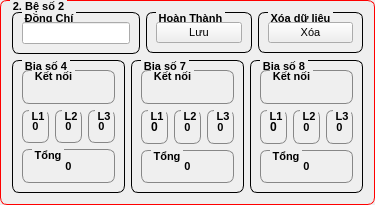
           <widget class="QGroupBox" name="groupBox_97">
            <property name="sizePolicy">
             <sizepolicy hsizetype="Preferred" vsizetype="Preferred">
              <horstretch>0</horstretch>
              <verstretch>0</verstretch>
             </sizepolicy>
            </property>
            <property name="styleSheet">
             <string notr="true">QGroupBox {
    border: 1px solid gray;
    border-radius: 7px;
    margin-top: 0.5em;
	font-size: 8pt ;
    font-weight: bold;
	border-color: rgb(255, 0, 0);
}

QGroupBox::title {
    subcontrol-origin: margin;
    left: 10px;
    padding: 0 0.5px 0 0.5px;
}</string>
            </property>
            <property name="title">
             <string>2. Bệ số 2</string>
            </property>
            <layout class="QVBoxLayout" name="verticalLayout_12">
             <item>
              <layout class="QHBoxLayout" name="horizontalLayout_33">
               <item>
                <widget class="QGroupBox" name="groupBox_181">
                 <property name="sizePolicy">
                  <sizepolicy hsizetype="Preferred" vsizetype="Preferred">
                   <horstretch>0</horstretch>
                   <verstretch>0</verstretch>
                  </sizepolicy>
                 </property>
                 <property name="styleSheet">
                  <string notr="true">QGroupBox {
    border: 1px solid gray;
    border-radius: 7px;
    margin-top: 0.7em;
	font-size: 8pt ;
    font-weight: bold;
	border-color: rgb(0, 0, 0);
}

QGroupBox::title {
    subcontrol-origin: margin;
    left: 10px;
    padding: 0 1px 0 1px;
}</string>
                 </property>
                 <property name="title">
                  <string>Đồng Chí</string>
                 </property>
                 <layout class="QHBoxLayout" name="horizontalLayout_9">
                  <item>
                   <widget class="QLineEdit" name="m_Zone_2_Name">
                    <property name="sizePolicy">
                     <sizepolicy hsizetype="Preferred" vsizetype="Fixed">
                      <horstretch>0</horstretch>
                      <verstretch>0</verstretch>
                     </sizepolicy>
                    </property>
                    <property name="font">
                     <font>
                      <pointsize>8</pointsize>
                     </font>
                    </property>
                   </widget>
                  </item>
                 </layout>
                </widget>
               </item>
               <item>
                <widget class="QGroupBox" name="groupBox_202">
                 <property name="sizePolicy">
                  <sizepolicy hsizetype="Preferred" vsizetype="Fixed">
                   <horstretch>0</horstretch>
                   <verstretch>0</verstretch>
                  </sizepolicy>
                 </property>
                 <property name="styleSheet">
                  <string notr="true">QGroupBox {
    border: 1px solid gray;
    border-radius: 7px;
    margin-top: 0.7em;
	font-size: 8pt ;
    font-weight: bold;
	border-color: rgb(0, 0, 0);
}

QGroupBox::title {
    subcontrol-origin: margin;
    left: 10px;
    padding: 0 1px 0 1px;
}</string>
                 </property>
                 <property name="title">
                  <string>Hoàn Thành</string>
                 </property>
                 <layout class="QHBoxLayout" name="horizontalLayout_34">
                  <item>
                   <widget class="QPushButton" name="m_Zone_2_Add">
                    <property name="font">
                     <font>
                      <pointsize>8</pointsize>
                     </font>
                    </property>
                    <property name="text">
                     <string>Lưu</string>
                    </property>
                    <property name="icon">
                     <iconset resource="icons.qrc">
                      <normaloff>:/icons/24/Add.png</normaloff>:/icons/24/Add.png</iconset>
                    </property>
                    <property name="iconSize">
                     <size>
                      <width>16</width>
                      <height>16</height>
                     </size>
                    </property>
                   </widget>
                  </item>
                 </layout>
                </widget>
               </item>
               <item>
                <widget class="QGroupBox" name="groupBox_247">
                 <property name="sizePolicy">
                  <sizepolicy hsizetype="Preferred" vsizetype="Fixed">
                   <horstretch>0</horstretch>
                   <verstretch>0</verstretch>
                  </sizepolicy>
                 </property>
                 <property name="styleSheet">
                  <string notr="true">QGroupBox {
    border: 1px solid gray;
    border-radius: 7px;
    margin-top: 0.7em;
	font-size: 8pt ;
    font-weight: bold;
	border-color: rgb(0, 0, 0);
}

QGroupBox::title {
    subcontrol-origin: margin;
    left: 10px;
    padding: 0 1px 0 1px;
}</string>
                 </property>
                 <property name="title">
                  <string>Xóa dữ liệu</string>
                 </property>
                 <layout class="QGridLayout" name="gridLayout_263">
                  <item row="0" column="0">
                   <widget class="QPushButton" name="m_Zone_2_Clear">
                    <property name="font">
                     <font>
                      <pointsize>8</pointsize>
                     </font>
                    </property>
                    <property name="text">
                     <string>Xóa</string>
                    </property>
                    <property name="icon">
                     <iconset resource="icons.qrc">
                      <normaloff>:/icons/24/Delete.png</normaloff>:/icons/24/Delete.png</iconset>
                    </property>
                    <property name="iconSize">
                     <size>
                      <width>16</width>
                      <height>16</height>
                     </size>
                    </property>
                   </widget>
                  </item>
                 </layout>
                </widget>
               </item>
              </layout>
             </item>
             <item>
              <layout class="QGridLayout" name="gridLayout_234">
               <item row="0" column="1">
                <widget class="QGroupBox" name="groupBox_203">
                 <property name="styleSheet">
                  <string notr="true">QGroupBox {
    border: 1px solid gray;
    border-radius: 7px;
    margin-top: 0.7em;
	font-size: 8pt ;
    font-weight: bold;
	border-color: rgb(0, 0, 0);
}

QGroupBox::title {
    subcontrol-origin: margin;
    left: 10px;
    padding: 0 0.5px 0 0.5px;
}</string>
                 </property>
                 <property name="title">
                  <string>Bia số 7</string>
                 </property>
                 <layout class="QGridLayout" name="gridLayout_235">
                  <item row="5" column="0">
                   <widget class="QGroupBox" name="groupBox_222">
                    <property name="styleSheet">
                     <string notr="true">QGroupBox {
    font-size: 8pt ;
	border-color: rgb(135, 135, 135);
}
</string>
                    </property>
                    <property name="title">
                     <string>Tổng</string>
                    </property>
                    <layout class="QGridLayout" name="gridLayout_237">
                     <item row="0" column="0">
                      <widget class="QLabel" name="m_Zone_2_T2_Value_Total">
                       <property name="font">
                        <font>
                         <pointsize>8</pointsize>
                         <weight>75</weight>
                         <bold>true</bold>
                        </font>
                       </property>
                       <property name="text">
                        <string>0</string>
                       </property>
                       <property name="alignment">
                        <set>Qt::AlignCenter</set>
                       </property>
                      </widget>
                     </item>
                    </layout>
                   </widget>
                  </item>
                  <item row="1" column="0">
                   <layout class="QGridLayout" name="gridLayout_238">
                    <item row="0" column="0">
                     <widget class="QGroupBox" name="groupBox_223">
                      <property name="font">
                       <font>
                        <pointsize>8</pointsize>
                        <weight>75</weight>
                        <bold>true</bold>
                       </font>
                      </property>
                      <property name="styleSheet">
                       <string notr="true">QGroupBox {
    font-size: 8pt ;
	border-color: rgb(135, 135, 135);
}

QGroupBox::title {
    subcontrol-origin: margin;
    left: 7px;
    padding: 0 1px 0 1px;
}</string>
                      </property>
                      <property name="title">
                       <string>L1</string>
                      </property>
                      <layout class="QGridLayout" name="gridLayout_239">
                       <item row="0" column="0">
                        <widget class="QLabel" name="m_Zone_2_T2_Value_1">
                         <property name="font">
                          <font>
                           <weight>75</weight>
                           <bold>true</bold>
                          </font>
                         </property>
                         <property name="text">
                          <string>0</string>
                         </property>
                         <property name="alignment">
                          <set>Qt::AlignCenter</set>
                         </property>
                        </widget>
                       </item>
                      </layout>
                     </widget>
                    </item>
                    <item row="0" column="1">
                     <widget class="QGroupBox" name="groupBox_224">
                      <property name="font">
                       <font>
                        <pointsize>8</pointsize>
                        <weight>75</weight>
                        <bold>true</bold>
                       </font>
                      </property>
                      <property name="styleSheet">
                       <string notr="true">QGroupBox {
    font-size: 8pt ;
	border-color: rgb(135, 135, 135);
}

QGroupBox::title {
    subcontrol-origin: margin;
    left: 7px;
    padding: 0 1px 0 1px;
}</string>
                      </property>
                      <property name="title">
                       <string>L2</string>
                      </property>
                      <layout class="QGridLayout" name="gridLayout_240">
                       <item row="0" column="0">
                        <widget class="QLabel" name="m_Zone_2_T2_Value_2">
                         <property name="font">
                          <font>
                           <pointsize>8</pointsize>
                           <weight>75</weight>
                           <bold>true</bold>
                          </font>
                         </property>
                         <property name="text">
                          <string>0</string>
                         </property>
                         <property name="alignment">
                          <set>Qt::AlignCenter</set>
                         </property>
                        </widget>
                       </item>
                      </layout>
                     </widget>
                    </item>
                    <item row="0" column="2">
                     <widget class="QGroupBox" name="groupBox_225">
                      <property name="styleSheet">
                       <string notr="true">QGroupBox {
    font-size: 8pt ;
	border-color: rgb(135, 135, 135);
}

QGroupBox::title {
    subcontrol-origin: margin;
    left: 7px;
    padding: 0 1px 0 1px;
}</string>
                      </property>
                      <property name="title">
                       <string>L3</string>
                      </property>
                      <layout class="QGridLayout" name="gridLayout_241">
                       <item row="0" column="0">
                        <widget class="QLabel" name="m_Zone_2_T2_Value_3">
                         <property name="font">
                          <font>
                           <pointsize>8</pointsize>
                           <weight>75</weight>
                           <bold>true</bold>
                          </font>
                         </property>
                         <property name="text">
                          <string>0</string>
                         </property>
                         <property name="alignment">
                          <set>Qt::AlignCenter</set>
                         </property>
                        </widget>
                       </item>
                      </layout>
                     </widget>
                    </item>
                   </layout>
                  </item>
                  <item row="0" column="0">
                   <widget class="QGroupBox" name="groupBox_204">
                    <property name="styleSheet">
                     <string notr="true">QGroupBox {
	border-color: rgb(135, 135, 135);
}
</string>
                    </property>
                    <property name="title">
                     <string>Kết nối</string>
                    </property>
                    <layout class="QGridLayout" name="gridLayout_236">
                     <item row="0" column="0">
                      <widget class="QLabel" name="m_Zone_2_T2_Status">
                       <property name="text">
                        <string/>
                       </property>
                       <property name="pixmap">
                        <pixmap resource="icons.qrc">:/icons/24/yellow.png</pixmap>
                       </property>
                       <property name="alignment">
                        <set>Qt::AlignCenter</set>
                       </property>
                      </widget>
                     </item>
                    </layout>
                   </widget>
                  </item>
                 </layout>
                </widget>
               </item>
               <item row="0" column="0">
                <widget class="QGroupBox" name="groupBox_226">
                 <property name="styleSheet">
                  <string notr="true">QGroupBox {
    border: 1px solid gray;
    border-radius: 7px;
    margin-top: 0.7em;
	font-size: 8pt ;
    font-weight: bold;
	border-color: rgb(0, 0, 0);
}

QGroupBox::title {
    subcontrol-origin: margin;
    left: 10px;
    padding: 0 1px 0 1px;
}</string>
                 </property>
                 <property name="title">
                  <string>Bia số 4</string>
                 </property>
                 <layout class="QGridLayout" name="gridLayout_242">
                  <item row="6" column="0">
                   <widget class="QGroupBox" name="groupBox_227">
                    <property name="font">
                     <font>
                      <pointsize>8</pointsize>
                      <weight>75</weight>
                      <bold>true</bold>
                     </font>
                    </property>
                    <property name="styleSheet">
                     <string notr="true">QGroupBox {
    font-size: 8pt ;
	border-color: rgb(135, 135, 135);
}
</string>
                    </property>
                    <property name="title">
                     <string>Tổng</string>
                    </property>
                    <layout class="QGridLayout" name="gridLayout_243">
                     <item row="0" column="0">
                      <widget class="QLabel" name="m_Zone_2_T1_Value_Total">
                       <property name="font">
                        <font>
                         <pointsize>8</pointsize>
                         <weight>75</weight>
                         <bold>true</bold>
                        </font>
                       </property>
                       <property name="text">
                        <string>0</string>
                       </property>
                       <property name="alignment">
                        <set>Qt::AlignCenter</set>
                       </property>
                      </widget>
                     </item>
                    </layout>
                   </widget>
                  </item>
                  <item row="0" column="0">
                   <layout class="QGridLayout" name="gridLayout_264">
                    <item row="0" column="0">
                     <widget class="QGroupBox" name="groupBox_228">
                      <property name="styleSheet">
                       <string notr="true">QGroupBox {
	border-color: rgb(135, 135, 135);
}
</string>
                      </property>
                      <property name="title">
                       <string>Kết nối</string>
                      </property>
                      <layout class="QGridLayout" name="gridLayout_244">
                       <item row="0" column="0">
                        <widget class="QLabel" name="m_Zone_2_T1_Status">
                         <property name="text">
                          <string/>
                         </property>
                         <property name="pixmap">
                          <pixmap resource="icons.qrc">:/icons/24/yellow.png</pixmap>
                         </property>
                         <property name="alignment">
                          <set>Qt::AlignCenter</set>
                         </property>
                        </widget>
                       </item>
                      </layout>
                     </widget>
                    </item>
                   </layout>
                  </item>
                  <item row="3" column="0">
                   <layout class="QGridLayout" name="gridLayout_245">
                    <item row="0" column="2">
                     <widget class="QGroupBox" name="groupBox_229">
                      <property name="font">
                       <font>
                        <pointsize>8</pointsize>
                        <weight>75</weight>
                        <bold>true</bold>
                       </font>
                      </property>
                      <property name="styleSheet">
                       <string notr="true">QGroupBox {
    font-size: 8pt ;
	border-color: rgb(135, 135, 135);
}

QGroupBox::title {
    subcontrol-origin: margin;
    left: 7px;
    padding: 0 1px 0 1px;
}</string>
                      </property>
                      <property name="title">
                       <string>L3</string>
                      </property>
                      <layout class="QGridLayout" name="gridLayout_246">
                       <item row="0" column="0">
                        <widget class="QLabel" name="m_Zone_2_T1_Value_3">
                         <property name="font">
                          <font>
                           <pointsize>8</pointsize>
                           <weight>75</weight>
                           <bold>true</bold>
                          </font>
                         </property>
                         <property name="text">
                          <string>0</string>
                         </property>
                         <property name="alignment">
                          <set>Qt::AlignCenter</set>
                         </property>
                        </widget>
                       </item>
                      </layout>
                     </widget>
                    </item>
                    <item row="0" column="0">
                     <widget class="QGroupBox" name="groupBox_230">
                      <property name="font">
                       <font>
                        <pointsize>8</pointsize>
                        <weight>75</weight>
                        <bold>true</bold>
                       </font>
                      </property>
                      <property name="styleSheet">
                       <string notr="true">QGroupBox {
    font-size: 8pt ;
	border-color: rgb(135, 135, 135);
}

QGroupBox::title {
    subcontrol-origin: margin;
    left: 7px;
    padding: 0 1px 0 1px;
}</string>
                      </property>
                      <property name="title">
                       <string>L1</string>
                      </property>
                      <layout class="QGridLayout" name="gridLayout_247">
                       <item row="0" column="0">
                        <widget class="QLabel" name="m_Zone_2_T1_Value_1">
                         <property name="font">
                          <font>
                           <pointsize>8</pointsize>
                           <weight>75</weight>
                           <bold>true</bold>
                          </font>
                         </property>
                         <property name="text">
                          <string>0</string>
                         </property>
                         <property name="alignment">
                          <set>Qt::AlignCenter</set>
                         </property>
                        </widget>
                       </item>
                      </layout>
                     </widget>
                    </item>
                    <item row="0" column="1">
                     <widget class="QGroupBox" name="groupBox_231">
                      <property name="font">
                       <font>
                        <pointsize>8</pointsize>
                        <weight>75</weight>
                        <bold>true</bold>
                       </font>
                      </property>
                      <property name="styleSheet">
                       <string notr="true">QGroupBox {
    font-size: 8pt ;
	border-color: rgb(135, 135, 135);
}

QGroupBox::title {
    subcontrol-origin: margin;
    left: 7px;
    padding: 0 1px 0 1px;
}</string>
                      </property>
                      <property name="title">
                       <string>L2</string>
                      </property>
                      <layout class="QGridLayout" name="gridLayout_248">
                       <item row="0" column="0">
                        <widget class="QLabel" name="m_Zone_2_T1_Value_2">
                         <property name="font">
                          <font>
                           <pointsize>8</pointsize>
                           <weight>75</weight>
                           <bold>true</bold>
                          </font>
                         </property>
                         <property name="text">
                          <string>0</string>
                         </property>
                         <property name="alignment">
                          <set>Qt::AlignCenter</set>
                         </property>
                        </widget>
                       </item>
                      </layout>
                     </widget>
                    </item>
                   </layout>
                  </item>
                 </layout>
                </widget>
               </item>
               <item row="0" column="2">
                <widget class="QGroupBox" name="groupBox_232">
                 <property name="styleSheet">
                  <string notr="true">QGroupBox {
    border: 1px solid gray;
    border-radius: 7px;
    margin-top: 0.7em;
	font-size: 8pt ;
    font-weight: bold;
	border-color: rgb(0, 0, 0);
}

QGroupBox::title {
    subcontrol-origin: margin;
    left: 10px;
    padding: 0 0.5px 0 0.5px;
}</string>
                 </property>
                 <property name="title">
                  <string>Bia số 8</string>
                 </property>
                 <layout class="QGridLayout" name="gridLayout_249">
                  <item row="0" column="1">
                   <widget class="QGroupBox" name="groupBox_233">
                    <property name="styleSheet">
                     <string notr="true">QGroupBox {
	border-color: rgb(135, 135, 135);
}
</string>
                    </property>
                    <property name="title">
                     <string>Kết nối</string>
                    </property>
                    <layout class="QGridLayout" name="gridLayout_250">
                     <item row="0" column="0">
                      <widget class="QLabel" name="m_Zone_2_T3_Status">
                       <property name="text">
                        <string/>
                       </property>
                       <property name="pixmap">
                        <pixmap resource="icons.qrc">:/icons/24/yellow.png</pixmap>
                       </property>
                       <property name="alignment">
                        <set>Qt::AlignCenter</set>
                       </property>
                      </widget>
                     </item>
                    </layout>
                   </widget>
                  </item>
                  <item row="5" column="1">
                   <widget class="QGroupBox" name="groupBox_234">
                    <property name="styleSheet">
                     <string notr="true">QGroupBox {
    font-size: 8pt ;
	border-color: rgb(135, 135, 135);
}
</string>
                    </property>
                    <property name="title">
                     <string>Tổng</string>
                    </property>
                    <layout class="QGridLayout" name="gridLayout_251">
                     <item row="0" column="0">
                      <widget class="QLabel" name="m_Zone_2_T3_Value_Total">
                       <property name="font">
                        <font>
                         <pointsize>8</pointsize>
                         <weight>75</weight>
                         <bold>true</bold>
                        </font>
                       </property>
                       <property name="text">
                        <string>0</string>
                       </property>
                       <property name="alignment">
                        <set>Qt::AlignCenter</set>
                       </property>
                      </widget>
                     </item>
                    </layout>
                   </widget>
                  </item>
                  <item row="1" column="1">
                   <layout class="QGridLayout" name="gridLayout_410">
                    <item row="0" column="0">
                     <widget class="QGroupBox" name="groupBox_370">
                      <property name="font">
                       <font>
                        <pointsize>8</pointsize>
                        <weight>75</weight>
                        <bold>true</bold>
                       </font>
                      </property>
                      <property name="styleSheet">
                       <string notr="true">QGroupBox {
    font-size: 8pt ;
	border-color: rgb(135, 135, 135);
}

QGroupBox::title {
    subcontrol-origin: margin;
    left: 7px;
    padding: 0 1px 0 1px;
}</string>
                      </property>
                      <property name="title">
                       <string>L1</string>
                      </property>
                      <layout class="QGridLayout" name="gridLayout_411">
                       <item row="0" column="0">
                        <widget class="QLabel" name="m_Zone_2_T3_Value_1">
                         <property name="font">
                          <font>
                           <weight>75</weight>
                           <bold>true</bold>
                          </font>
                         </property>
                         <property name="text">
                          <string>0</string>
                         </property>
                         <property name="alignment">
                          <set>Qt::AlignCenter</set>
                         </property>
                        </widget>
                       </item>
                      </layout>
                     </widget>
                    </item>
                    <item row="0" column="1">
                     <widget class="QGroupBox" name="groupBox_371">
                      <property name="font">
                       <font>
                        <pointsize>8</pointsize>
                        <weight>75</weight>
                        <bold>true</bold>
                       </font>
                      </property>
                      <property name="styleSheet">
                       <string notr="true">QGroupBox {
    font-size: 8pt ;
	border-color: rgb(135, 135, 135);
}

QGroupBox::title {
    subcontrol-origin: margin;
    left: 7px;
    padding: 0 1px 0 1px;
}</string>
                      </property>
                      <property name="title">
                       <string>L2</string>
                      </property>
                      <layout class="QGridLayout" name="gridLayout_412">
                       <item row="0" column="0">
                        <widget class="QLabel" name="m_Zone_2_T3_Value_2">
                         <property name="font">
                          <font>
                           <pointsize>8</pointsize>
                           <weight>75</weight>
                           <bold>true</bold>
                          </font>
                         </property>
                         <property name="text">
                          <string>0</string>
                         </property>
                         <property name="alignment">
                          <set>Qt::AlignCenter</set>
                         </property>
                        </widget>
                       </item>
                      </layout>
                     </widget>
                    </item>
                    <item row="0" column="2">
                     <widget class="QGroupBox" name="groupBox_372">
                      <property name="styleSheet">
                       <string notr="true">QGroupBox {
    font-size: 8pt ;
	border-color: rgb(135, 135, 135);
}

QGroupBox::title {
    subcontrol-origin: margin;
    left: 7px;
    padding: 0 1px 0 1px;
}</string>
                      </property>
                      <property name="title">
                       <string>L3</string>
                      </property>
                      <layout class="QGridLayout" name="gridLayout_413">
                       <item row="0" column="0">
                        <widget class="QLabel" name="m_Zone_2_T3_Value_3">
                         <property name="font">
                          <font>
                           <pointsize>8</pointsize>
                           <weight>75</weight>
                           <bold>true</bold>
                          </font>
                         </property>
                         <property name="text">
                          <string>0</string>
                         </property>
                         <property name="alignment">
                          <set>Qt::AlignCenter</set>
                         </property>
                        </widget>
                       </item>
                      </layout>
                     </widget>
                    </item>
                   </layout>
                  </item>
                 </layout>
                </widget>
               </item>
              </layout>
             </item>
            </layout>
           </widget>
